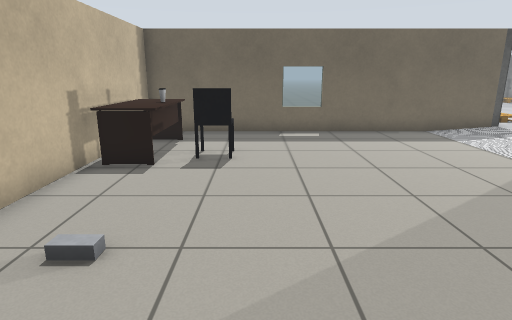
View 1 (above)

16 first-person views from a walk through a Gazebo world. The camera is 1.1 m above the floor, tilts 14° down and sees 75° across. The floor is counted in squares, 0.5 m on a side. Each view is taken from the middle of a square. On the plan, view 1 faces up. The plan holds only what a view shows up to about 19 squares ahead; the rest is blank. Robots are left out. Gazebo's built-in surfaces are drawn with simple patterns. Simple shapes stand in for some stock models. Some surface patterns are stand-ins.

View 2
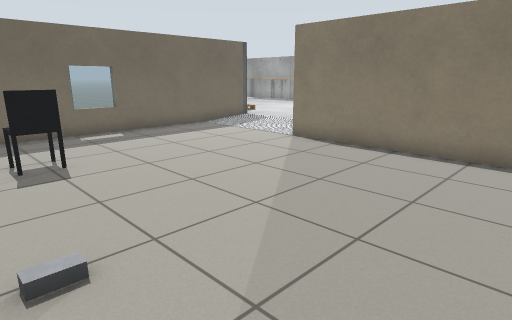

View 3
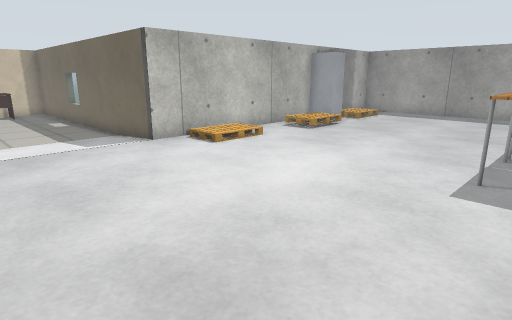

View 4
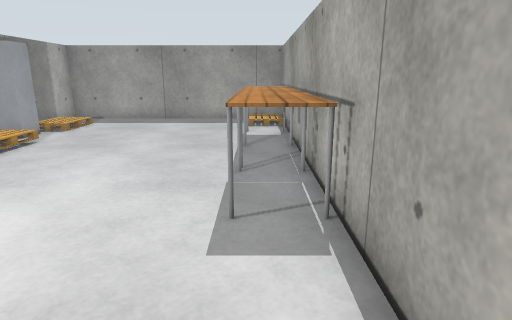

View 5
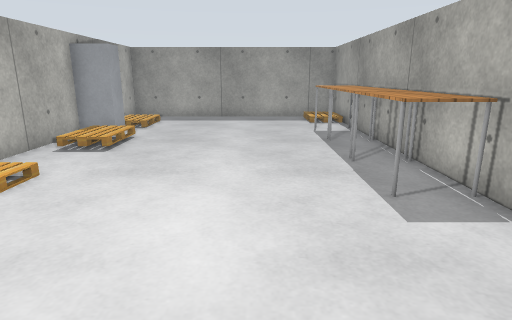

View 6
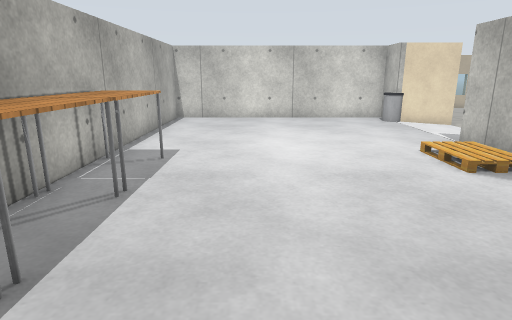

View 7
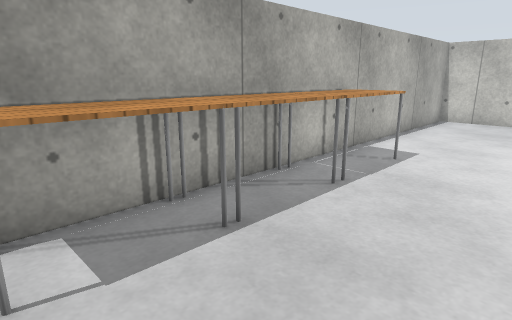

View 8
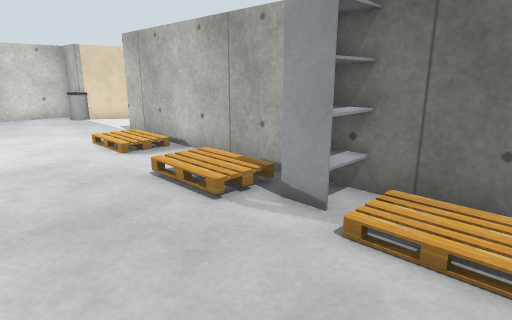

View 9
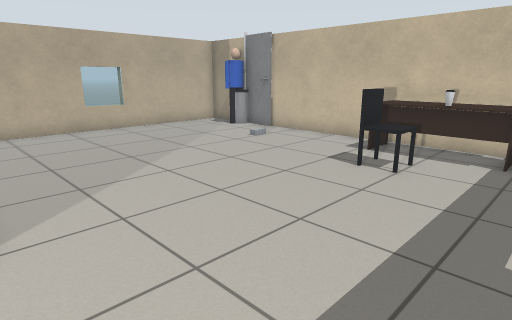

View 10
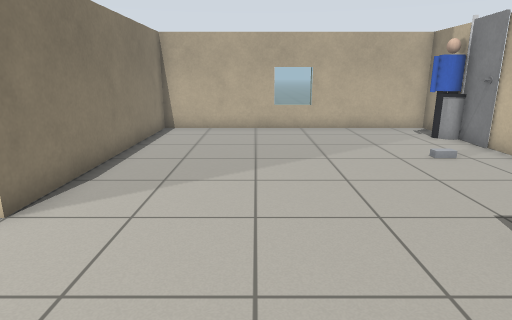

View 11
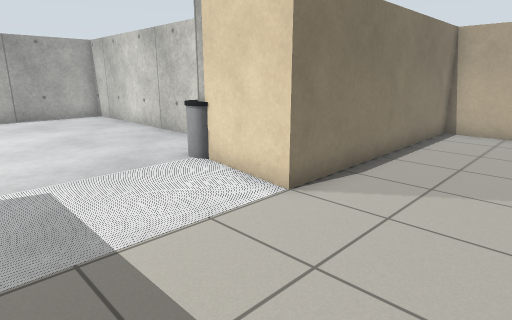

View 12
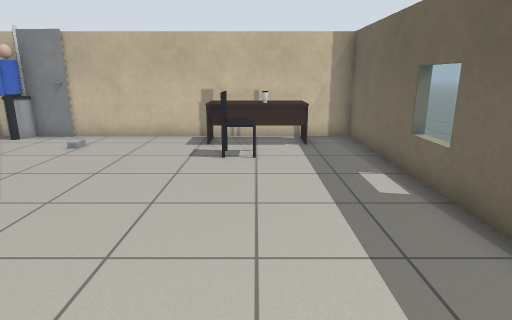

View 13
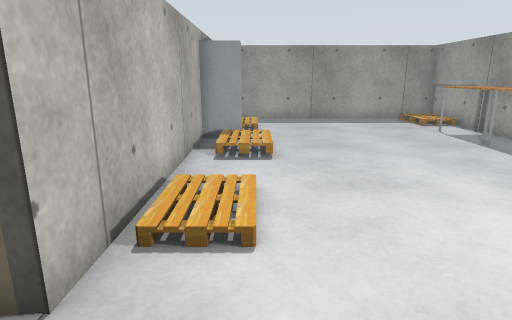

View 14
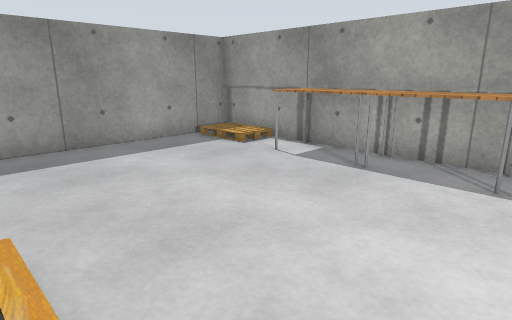

View 15
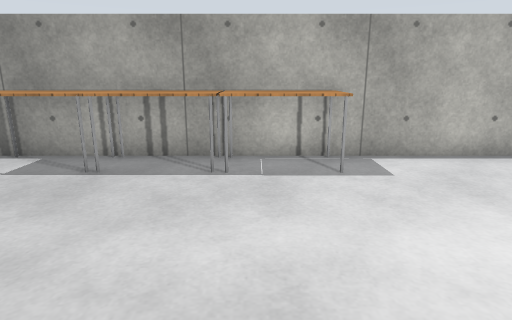

View 16
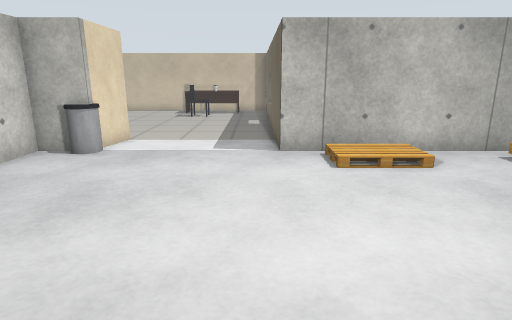

### Floor plan
Key: @ floor where view 1 was taken; # wall or solid block; . floor; / step, stairs or slope; E desk; C office chair; B grey box; S shelf; P pallet; T table; I bin; L door leaf; R person; O other object.
Columns run from 5 left of view 1 to 22 right of it. Each row starts with its distance up from view 1.
 30                #############
 29                # ........//#
 28                # ........//#
 27                # /.......//#
 26                # /.........#
 25                #//.......TT#
 24                SS........TT#
 23                #S........TT#
 22                #PP.......TT#
 21                #PP.......TT#
 20                #PP.......TT#
 19                #.........TT#
 18 ..             #.........TT#
 17 ..             #//.......TT#
 16                #//.......TT#
 15                #//.........#
 14 ####### ########...........#
 13 #............  ............#
 12  EE..........  ............#
 11  EE..........  ............#
 10  EO.C........ .............#
  9  EE.C........  ............#
  8 #...........###I...........#
  7 #...........# ##...........#
  6 #...........#  #############
  5 #...........#
  4 #..B........#
  3 #...........#
  2  L..........#
  1  I..........#
  0 #R...@......#
 -1 #...........#
 -2 ###### ######

Positions as (right, up) in squares from view 1, and headings:
1: (0, 0), facing up
2: (-3, 0), facing up-right
3: (21, 8), facing up-left
4: (20, 11), facing up
5: (17, 10), facing up
6: (17, 25), facing down
7: (16, 25), facing down-right
8: (16, 27), facing down-left
9: (7, 13), facing down-left
10: (3, 13), facing down
11: (3, 13), facing down-right
12: (9, 10), facing left
13: (12, 11), facing up
14: (12, 18), facing up-right
15: (12, 18), facing right
16: (20, 13), facing left
